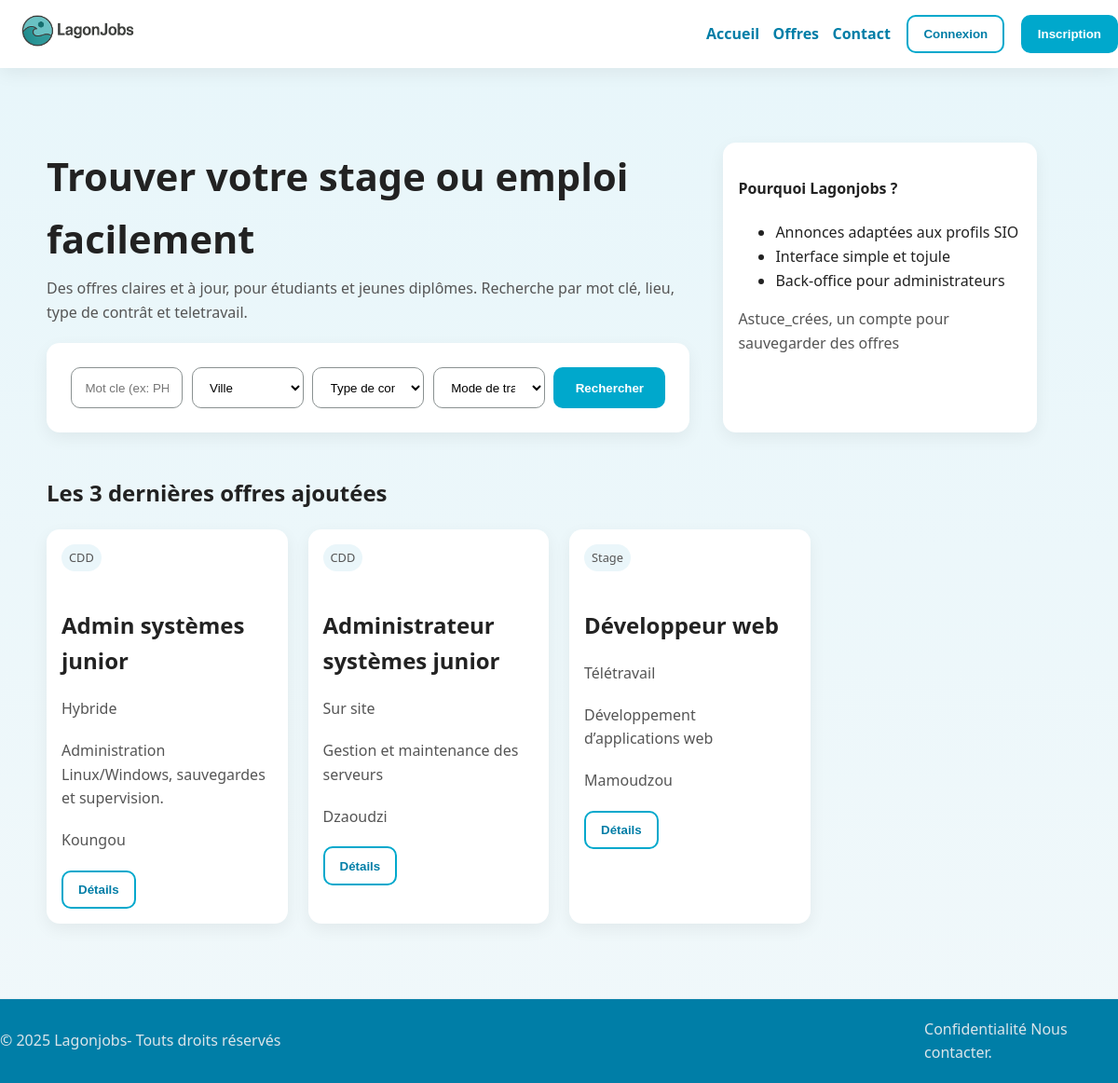
The page /Frontoffice/index.php on the database its author committed.
### tables this page shows
CREATE TABLE `offres` (
  `Id` int(11) NOT NULL,
  `Titre` varchar(50) NOT NULL,
  `Description` text NOT NULL,
  `Mission` text NOT NULL,
  `Profil` text NOT NULL,
  `Id_contrat` int(11) NOT NULL,
  `Id_ville` int(11) NOT NULL,
  `Id_mode_de_travail` int(11) NOT NULL,
  `Date_debut` date NOT NULL,
  `Date_fin` date NOT NULL,
  `Id_statut` int(11) NOT NULL
);

CREATE TABLE `types_de_contrat` (
  `Id` int(11) NOT NULL,
  `Contrat` varchar(50) NOT NULL
);

CREATE TABLE `modes_de_travail` (
  `Id` int(11) NOT NULL,
  `Mode_de_travail` varchar(50) NOT NULL
);

CREATE TABLE `villes` (
  `Id` int(11) NOT NULL,
  `Nom_ville` varchar(50) NOT NULL
);

### Frontoffice/select.php (called while the page is built, shortened)
<?php
$sql = "SELECT of.Id,
of.Titre,
tdc.Contrat,
vil.Nom_ville,
mdt.Mode_de_travail,
of.Description,
of.Mission,
of.Profil,
of.Date_debut,
of.Date_fin,
TIMESTAMPDIFF(DAY, of.Date_debut, of.Date_fin) as nb_jours
FROM offres of
JOIN statuts st ON of.Id_statut=st.Id
JOIN types_de_contrat tdc ON of.Id_contrat=tdc.Id
JOIN villes vil ON of.Id_ville=vil.Id
JOIN modes_de_travail mdt ON of.Id_mode_de_travail=mdt.Id
WHERE of.Id_statut = 1
";
$params = [];
$page_actuel=1;
$debut = ($page_actuel * 8) - 8;
$sql.=" ORDER BY of.Id LIMIT ".$debut.",8";
$stmt = $pdo->prepare($sql);
$stmt->execute($params);
$offres=$stmt->fetchall();
?>

### Frontoffice/session.php (called while the page is built, shortened)
<?php
require_once(__DIR__ . '/select.php');
?>

### Frontoffice/index.php (the view, shortened to what this page needs)
<?php
require_once('../asset/configmysql.php');
require_once(__DIR__ . '/session.php');
require_once(__DIR__ . '/select.php');
?>
<!DOCTYPE html>
<html lang="en">
<head>
    <link rel="stylesheet" href="../css/style.css">
</head>
<body>
    <header class="site-header header-inner">
        <span class="logo"><a href="index.php"><img src="../logo/Logo.png" alt="logo lagonjobs"></span>
        <nav class="nav">
            <a href="index.php">Accueil</a>
            <a href="offres.php">Offres</a>
            <a href="contact.php">Contact</a>
            <?php
            if(!isset($_SESSION['LOG_USER'])){
            ?>
                <button class="btn btn-outline" onclick="window.location.href='connexion.php'">Connexion</button>
                <button class="btn" onclick="window.location.href='inscription.php'">Inscription</button>
            <?php }else{ ?>
                <button class="btn" onclick="window.location.href='deconnexion.php'">Deconnexion</button>
            <?php } ?>
        </nav>
    </header>
    <main >
        <section class="hero">
            <div class="container grid">
                <section>
                    <h1>Trouver votre stage ou emploi facilement</h1>
                    <p>Des offres claires et à jour, pour étudiants et jeunes diplômes. Recherche par mot clé, lieu, type de contrât et teletravail.</p>
                    <form action="offres.php" class="form filter-bar" method="post">
                        <input type="text" name="motcle" placeholder="Mot cle (ex: PHP, support, réseau)">
                        <select name="villes" >
                            <option value="">Ville</option>
                        </select>
                        <select name="type_de_contrat" >
                            <option value="">Type de contrat</option>
                        </select>
                        <select name="mode_de_travail" >
                            <option value="">Mode de travail</option>
                        </select>
                        <button type="submit" class="btn">Rechercher</button>
                    </form>
                </section>
                <section class="card">
                    <h4>Pourquoi Lagonjobs ?</h4>
                    <ul>
                        <li>Annonces adaptées aux profils SIO</li>
                        <li>Interface simple et tojule</li>
                        <li>Back-office pour administrateurs</li>
                    </ul>
                    <p>Astuce_crées, un compte pour sauvegarder des offres</p>
                </section>
            </div><br>
        <div class="container">
            <h2>Les 3 dernières offres ajoutées</h2>
            <section class="cards">
                <?php
                for ($i=0; $i < 3; $i++) {
                ?>
                <article class="card">
                    <p class="badge"><?php echo $offres[$i]['Contrat']; ?></p>
                    <h2><?php echo $offres[$i]['Titre']; ?></h2>
                    <p><?php echo $offres[$i]['Mode_de_travail']; ?></p>
                    <p><?php echo $offres[$i]['Description']; ?></p>
                    <p><?php echo $offres[$i]['Nom_ville']; ?></p>
                    <form action="details_offres.php" method="get">
                        <button type="submit" class="btn btn-outline">Détails</button>
                    </form>
                </article>
                <?php
                }
                ?>
            </section>
        </div>
    </main>
    <footer class="site-footer footer-inner">
        <p class="container">© 2025 Lagonjobs- Touts droits réservés</p>
        <a href="contact.php">Confidentialité Nous contacter.</a>
    </footer>
</body>
</html>

### css/style.css (style rules this page uses)
:root { --lagon:#00A8CC; --lagon-dark:#007EA7; --bg:#F5F9FA; --text:#222222; --text-2:#555555; --success:#4CAF50; --error:#E63946; --card:#ffffff; --shadow:0 6px 18px rgba(0,0,0,.06); --radius:14px; --radius-sm:10px; --space:clamp(14px, 2.8vw, 22px); }
* { box-sizing:border-box }
html,body { margin:0;padding:0 }
body { font-family: system-ui, -apple-system, "Segoe UI", Roboto, "Helvetica Neue", Arial, "Noto Sans", "Liberation Sans", sans-serif; color:var(--text); background:var(--bg); line-height:1.6; }
.container { width:min(1100px, 92vw); margin:auto }
a { color:var(--lagon-dark); text-decoration:none }
.btn { background:var(--lagon); color:#fff; padding:.7rem 1rem; border-radius:10px; display:inline-block; font-weight:600; border:2px solid var(--lagon); transition:all .2s ease; }
.btn-outline { background:transparent; color:var(--lagon-dark) }
.site-header { position:sticky; top:0; z-index:10; background:#fff; box-shadow:var(--shadow); }
.header-inner { display:flex; align-items:center; justify-content:space-between; padding:.8rem 0 }
.logo { display: flex;align-items: center; }
.logo img { height: 40px;width: auto;object-fit: contain; }
.nav { display:flex; gap:.9rem; align-items:center }
.nav a { font-weight:600 }
.nav .btn, .nav .btn-outline { margin-left:.2rem }
.hero { padding: clamp(40px, 8vw, 80px) 0; background: linear-gradient(180deg, #E8F6FA 0%, rgba(232,246,250,0.4) 100%); border-bottom:1px solid #e7eef1; }
.hero .grid { display:grid; grid-template-columns: 1.1fr .9fr; gap:clamp(18px, 4vw, 36px); padding: auto; }
.hero h1 { font-size:clamp(1.8rem, 4vw, 2.6rem); margin:.2rem 0 .5rem 0 }
.hero p { color:var(--text-2); margin:0 0 1.2rem 0 }
.hero .card { background:var(--card); padding:1rem; border-radius:var(--radius); box-shadow:var(--shadow); }
.cards { display:grid; grid-template-columns: repeat(auto-fill,minmax(250px,1fr)); gap:clamp(14px, 2.4vw, 22px) }
.card { background:var(--card); padding:1rem; border-radius:var(--radius); box-shadow:var(--shadow); }
.badge { display:inline-block; font-size:.8rem; background:#eaf6fa; color:var(--lagon-dark); padding:.25rem .5rem; border-radius:999px; margin-right:.35rem }
.site-footer { background:#007EA7; color:#dbe5ea; }
.footer-inner { display:flex; justify-content:space-between; align-items:center; padding:1.2rem 0 }
.footer-inner a { color:#dbe5ea }
.form { background:#fff; padding:clamp(18px, 3vw, 26px); border-radius:var(--radius); box-shadow:var(--shadow); }
.form input, .form select, .form textarea { width:100%; padding:.8rem .9rem; border:1px solid #8a9191; border-radius:10px; background:#fff; }
.filter-bar { display:grid; grid-template-columns: repeat(5, minmax(120px, 1fr)); gap:.6rem; }
html, body { height: 100%; }
body { display: flex; flex-direction: column; }
main { flex: 1; }
footer { background: #111; color: white; }

### rows shown on the page
offres: Id_contrat.Contrat "CDD", Titre "Admin systèmes junior", Id_mode_de_travail.Mode_de_travail "Hybride", Description "Administration Linux/Windows, sauvegardes et supervision.", Id_ville.Nom_ville "Koungou"
offres: Id_contrat.Contrat "CDD", Titre "Administrateur systèmes junior", Id_mode_de_travail.Mode_de_travail "Sur site", Description "Gestion et maintenance des serveurs", Id_ville.Nom_ville "Dzaoudzi"
offres: Id_contrat.Contrat "Stage", Titre "Développeur web", Id_mode_de_travail.Mode_de_travail "Télétravail", Description "Développement d’applications web", Id_ville.Nom_ville "Mamoudzou"
